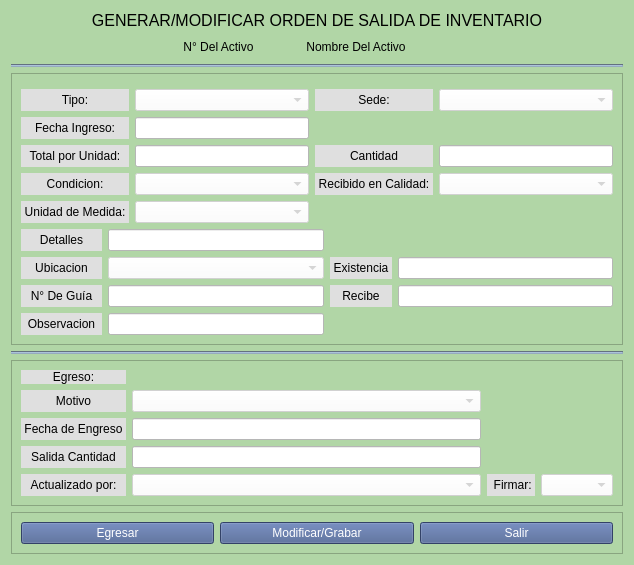
<?xml version="1.0" encoding="UTF-8"?>
<ui version="4.0">
 <class>ContrlSalida</class>
 <widget class="QWidget" name="ContrlSalida">
  <property name="windowModality">
   <enum>Qt::WindowModal</enum>
  </property>
  <property name="geometry">
   <rect>
    <x>0</x>
    <y>0</y>
    <width>634</width>
    <height>535</height>
   </rect>
  </property>
  <property name="sizePolicy">
   <sizepolicy hsizetype="Minimum" vsizetype="Preferred">
    <horstretch>0</horstretch>
    <verstretch>0</verstretch>
   </sizepolicy>
  </property>
  <property name="windowTitle">
   <string>Control de Inventario (Salida)</string>
  </property>
  <property name="windowIcon">
   <iconset resource="../assets/resources.qrc">
    <normaloff>:/logo_ipasme/icons/IPASME-logo-DABC2AE9B1-seeklogo.com.png</normaloff>:/logo_ipasme/icons/IPASME-logo-DABC2AE9B1-seeklogo.com.png</iconset>
  </property>
  <property name="styleSheet">
   <string notr="true">background-color: rgb(177, 214, 166);</string>
  </property>
  <layout class="QVBoxLayout" name="verticalLayout">
   <item>
    <widget class="QLabel" name="ql_CtrlSalida_Titulo">
     <property name="text">
      <string>&lt;html&gt;&lt;head/&gt;&lt;body&gt;&lt;p align=&quot;center&quot;&gt;&lt;span style=&quot; font-size:12pt;&quot;&gt;GENERAR/MODIFICAR ORDEN DE SALIDA DE INVENTARIO&lt;/span&gt;&lt;/p&gt;&lt;/body&gt;&lt;/html&gt;</string>
     </property>
    </widget>
   </item>
   <item>
    <layout class="QGridLayout" name="gridLayout_2">
     <item row="0" column="4">
      <widget class="QLabel" name="ql_CtrlSalida_numeroactivo">
       <property name="text">
        <string>&lt;html&gt;&lt;head/&gt;&lt;body&gt;&lt;p align=&quot;center&quot;&gt;Nombre Del Activo&lt;/p&gt;&lt;/body&gt;&lt;/html&gt;</string>
       </property>
      </widget>
     </item>
     <item row="0" column="2">
      <widget class="QPushButton" name="bttn_CtrlSalida_numeroactivo">
       <property name="cursor">
        <cursorShape>PointingHandCursor</cursorShape>
       </property>
       <property name="styleSheet">
        <string notr="true">QPushButton:hover
{
	border-style: solid;
	
	background-color: rgb(195, 221, 248);
}

QPushButton:pressed
{		
	   	background-color: rgb(165, 188, 211);
}
</string>
       </property>
       <property name="text">
        <string/>
       </property>
       <property name="icon">
        <iconset resource="../assets/resources.qrc">
         <normaloff>:/botones_ipasme/icons/search-icon.png</normaloff>:/botones_ipasme/icons/search-icon.png</iconset>
       </property>
       <property name="iconSize">
        <size>
         <width>16</width>
         <height>16</height>
        </size>
       </property>
       <property name="flat">
        <bool>true</bool>
       </property>
      </widget>
     </item>
     <item row="0" column="5">
      <widget class="QPushButton" name="bttn_CtrlSalida_nombreactivo">
       <property name="cursor">
        <cursorShape>PointingHandCursor</cursorShape>
       </property>
       <property name="styleSheet">
        <string notr="true">QPushButton:hover
{
	border-style: solid;
	
	background-color: rgb(195, 221, 248);
}

QPushButton:pressed
{		
	   	background-color: rgb(165, 188, 211);
}
</string>
       </property>
       <property name="text">
        <string/>
       </property>
       <property name="icon">
        <iconset resource="../assets/resources.qrc">
         <normaloff>:/botones_ipasme/icons/search-icon.png</normaloff>:/botones_ipasme/icons/search-icon.png</iconset>
       </property>
       <property name="iconSize">
        <size>
         <width>16</width>
         <height>16</height>
        </size>
       </property>
       <property name="flat">
        <bool>true</bool>
       </property>
      </widget>
     </item>
     <item row="0" column="1">
      <widget class="QLabel" name="ql_CtrlSalida_nombreactivo">
       <property name="text">
        <string>&lt;html&gt;&lt;head/&gt;&lt;body&gt;&lt;p align=&quot;center&quot;&gt;N° Del Activo&lt;/p&gt;&lt;/body&gt;&lt;/html&gt;</string>
       </property>
      </widget>
     </item>
     <item row="0" column="0">
      <spacer name="horizontalSpacer">
       <property name="orientation">
        <enum>Qt::Horizontal</enum>
       </property>
       <property name="sizeHint" stdset="0">
        <size>
         <width>40</width>
         <height>20</height>
        </size>
       </property>
      </spacer>
     </item>
     <item row="0" column="6">
      <spacer name="horizontalSpacer_3">
       <property name="orientation">
        <enum>Qt::Horizontal</enum>
       </property>
       <property name="sizeHint" stdset="0">
        <size>
         <width>40</width>
         <height>20</height>
        </size>
       </property>
      </spacer>
     </item>
    </layout>
   </item>
   <item>
    <widget class="Line" name="line_2">
     <property name="styleSheet">
      <string notr="true">background-color: rgb(149, 170, 190);</string>
     </property>
     <property name="orientation">
      <enum>Qt::Horizontal</enum>
     </property>
    </widget>
   </item>
   <item>
    <widget class="QFrame" name="BodyFrame">
     <property name="enabled">
      <bool>false</bool>
     </property>
     <property name="frameShape">
      <enum>QFrame::StyledPanel</enum>
     </property>
     <property name="frameShadow">
      <enum>QFrame::Raised</enum>
     </property>
     <layout class="QVBoxLayout" name="verticalLayout_2">
      <item>
       <layout class="QGridLayout" name="gridLayout">
        <item row="1" column="0">
         <widget class="QLabel" name="ql_CtrlSalida_tipo">
          <property name="styleSheet">
           <string notr="true">background-color: rgb(223, 223, 223);
color: rgb(0, 0, 0);</string>
          </property>
          <property name="text">
           <string>&lt;html&gt;&lt;head/&gt;&lt;body&gt;&lt;p align=&quot;center&quot;&gt;Tipo:&lt;/p&gt;&lt;/body&gt;&lt;/html&gt;</string>
          </property>
         </widget>
        </item>
        <item row="1" column="1">
         <widget class="QComboBox" name="cbox_CtrlSalida_tipo">
          <property name="cursor">
           <cursorShape>PointingHandCursor</cursorShape>
          </property>
          <property name="toolTip">
           <string>Seleccione el tipo de Activo</string>
          </property>
          <property name="styleSheet">
           <string notr="true">background-color: rgb(255, 255, 255);</string>
          </property>
          <property name="currentText">
           <string extracomment="Seleccione el tipo de Activo"/>
          </property>
          <property name="placeholderText">
           <string/>
          </property>
         </widget>
        </item>
        <item row="3" column="3">
         <widget class="QLineEdit" name="qlinee_CtrlSalida_cantidad">
          <property name="styleSheet">
           <string notr="true">background-color: rgb(255, 255, 255);</string>
          </property>
         </widget>
        </item>
        <item row="3" column="2">
         <widget class="QLabel" name="ql_CtrlSalida_cantidad">
          <property name="styleSheet">
           <string notr="true">background-color: rgb(223, 223, 223);
color: rgb(0, 0, 0);</string>
          </property>
          <property name="text">
           <string>Cantidad</string>
          </property>
          <property name="alignment">
           <set>Qt::AlignCenter</set>
          </property>
         </widget>
        </item>
        <item row="2" column="1">
         <widget class="QLineEdit" name="qlinee_CtrlSalida_fechaingreso">
          <property name="styleSheet">
           <string notr="true">background-color: rgb(255, 255, 255);</string>
          </property>
         </widget>
        </item>
        <item row="4" column="1">
         <widget class="QComboBox" name="cbox_CtrlSalida_condicion">
          <property name="cursor">
           <cursorShape>PointingHandCursor</cursorShape>
          </property>
          <property name="styleSheet">
           <string notr="true">background-color: rgb(255, 255, 255);</string>
          </property>
         </widget>
        </item>
        <item row="3" column="1">
         <widget class="QLineEdit" name="qlinee_CtrlSalida_totalunidad">
          <property name="styleSheet">
           <string notr="true">background-color: rgb(255, 255, 255);</string>
          </property>
         </widget>
        </item>
        <item row="1" column="3">
         <widget class="QComboBox" name="cbox_CtrlSalida_sede">
          <property name="cursor">
           <cursorShape>PointingHandCursor</cursorShape>
          </property>
          <property name="styleSheet">
           <string notr="true">background-color: rgb(255, 255, 255);</string>
          </property>
         </widget>
        </item>
        <item row="5" column="0">
         <widget class="QLabel" name="ql_CtrlSalida_unidadmedida">
          <property name="styleSheet">
           <string notr="true">background-color: rgb(223, 223, 223);
color: rgb(0, 0, 0);</string>
          </property>
          <property name="text">
           <string> Unidad de Medida: </string>
          </property>
          <property name="alignment">
           <set>Qt::AlignCenter</set>
          </property>
         </widget>
        </item>
        <item row="5" column="1">
         <widget class="QComboBox" name="cbox_CtrlSalida_unidadmedida">
          <property name="cursor">
           <cursorShape>PointingHandCursor</cursorShape>
          </property>
          <property name="styleSheet">
           <string notr="true">background-color: rgb(255, 255, 255);</string>
          </property>
         </widget>
        </item>
        <item row="4" column="3">
         <widget class="QComboBox" name="cbox_CtrlSalida_recibidocalidad">
          <property name="cursor">
           <cursorShape>PointingHandCursor</cursorShape>
          </property>
          <property name="styleSheet">
           <string notr="true">background-color: rgb(255, 255, 255);</string>
          </property>
         </widget>
        </item>
        <item row="2" column="0">
         <widget class="QLabel" name="ql_CtrlSalida_fechaingreso">
          <property name="styleSheet">
           <string notr="true">background-color: rgb(223, 223, 223);
color: rgb(0, 0, 0);</string>
          </property>
          <property name="text">
           <string>Fecha Ingreso:</string>
          </property>
          <property name="alignment">
           <set>Qt::AlignCenter</set>
          </property>
         </widget>
        </item>
        <item row="1" column="2">
         <widget class="QLabel" name="ql_CtrlSalida_sede">
          <property name="styleSheet">
           <string notr="true">background-color: rgb(223, 223, 223);
color: rgb(0, 0, 0);</string>
          </property>
          <property name="text">
           <string>Sede:</string>
          </property>
          <property name="alignment">
           <set>Qt::AlignCenter</set>
          </property>
         </widget>
        </item>
        <item row="3" column="0">
         <widget class="QLabel" name="ql_CtrlSalida_totalunidad">
          <property name="styleSheet">
           <string notr="true">background-color: rgb(223, 223, 223);
color: rgb(0, 0, 0);</string>
          </property>
          <property name="text">
           <string>Total por Unidad:</string>
          </property>
          <property name="alignment">
           <set>Qt::AlignCenter</set>
          </property>
         </widget>
        </item>
        <item row="0" column="0">
         <widget class="QFrame" name="frame_3">
          <property name="frameShape">
           <enum>QFrame::StyledPanel</enum>
          </property>
          <property name="frameShadow">
           <enum>QFrame::Raised</enum>
          </property>
         </widget>
        </item>
        <item row="4" column="0">
         <widget class="QLabel" name="ql_CtrlSalida_condicion">
          <property name="styleSheet">
           <string notr="true">background-color: rgb(223, 223, 223);
color: rgb(0, 0, 0);</string>
          </property>
          <property name="text">
           <string>Condicion:</string>
          </property>
          <property name="alignment">
           <set>Qt::AlignCenter</set>
          </property>
         </widget>
        </item>
        <item row="4" column="2">
         <widget class="QLabel" name="ql_CtrlSalida_recibidocalidad">
          <property name="styleSheet">
           <string notr="true">background-color: rgb(223, 223, 223);
color: rgb(0, 0, 0);</string>
          </property>
          <property name="text">
           <string> Recibido en Calidad: </string>
          </property>
          <property name="alignment">
           <set>Qt::AlignCenter</set>
          </property>
         </widget>
        </item>
       </layout>
      </item>
      <item>
       <layout class="QGridLayout" name="gridLayout_5">
        <item row="8" column="0">
         <widget class="QLabel" name="ql_CtrlSalida_ubicacion_2">
          <property name="styleSheet">
           <string notr="true">background-color: rgb(223, 223, 223);
color: rgb(0, 0, 0);</string>
          </property>
          <property name="text">
           <string>Ubicacion</string>
          </property>
          <property name="alignment">
           <set>Qt::AlignCenter</set>
          </property>
         </widget>
        </item>
        <item row="9" column="3">
         <widget class="QLineEdit" name="qlinee_CtrlSalida_recibe">
          <property name="styleSheet">
           <string notr="true">background-color: rgb(255, 255, 255);</string>
          </property>
         </widget>
        </item>
        <item row="9" column="0">
         <widget class="QLabel" name="ql_CtrlSalida_numguia">
          <property name="styleSheet">
           <string notr="true">background-color: rgb(223, 223, 223);
color: rgb(0, 0, 0);</string>
          </property>
          <property name="text">
           <string> N° De Guía </string>
          </property>
          <property name="alignment">
           <set>Qt::AlignCenter</set>
          </property>
         </widget>
        </item>
        <item row="9" column="2">
         <widget class="QLabel" name="ql_CtrlSalida_recibe">
          <property name="styleSheet">
           <string notr="true">background-color: rgb(223, 223, 223);
color: rgb(0, 0, 0);</string>
          </property>
          <property name="text">
           <string>Recibe</string>
          </property>
          <property name="alignment">
           <set>Qt::AlignCenter</set>
          </property>
         </widget>
        </item>
        <item row="8" column="2">
         <widget class="QLabel" name="ql_CtrlSalida_existencia">
          <property name="styleSheet">
           <string notr="true">background-color: rgb(223, 223, 223);
color: rgb(0, 0, 0);</string>
          </property>
          <property name="text">
           <string> Existencia </string>
          </property>
          <property name="alignment">
           <set>Qt::AlignCenter</set>
          </property>
         </widget>
        </item>
        <item row="8" column="3">
         <widget class="QLineEdit" name="qlinee_CtrlSalida_existencia">
          <property name="styleSheet">
           <string notr="true">background-color: rgb(255, 255, 255);</string>
          </property>
         </widget>
        </item>
        <item row="9" column="1">
         <widget class="QLineEdit" name="qlinee_CtrlSalida_nguia">
          <property name="styleSheet">
           <string notr="true">background-color: rgb(255, 255, 255);</string>
          </property>
         </widget>
        </item>
        <item row="10" column="0">
         <widget class="QLabel" name="ql_CtrlSalida_observacion">
          <property name="styleSheet">
           <string notr="true">background-color: rgb(223, 223, 223);
color: rgb(0, 0, 0);</string>
          </property>
          <property name="text">
           <string>  Observacion  </string>
          </property>
          <property name="alignment">
           <set>Qt::AlignCenter</set>
          </property>
         </widget>
        </item>
        <item row="8" column="1">
         <widget class="QComboBox" name="cbox_CtrlSalida_ubicacion">
          <property name="cursor">
           <cursorShape>PointingHandCursor</cursorShape>
          </property>
          <property name="styleSheet">
           <string notr="true">background-color: rgb(255, 255, 255);</string>
          </property>
         </widget>
        </item>
        <item row="7" column="0">
         <widget class="QLabel" name="ql_CtrlSalida_detalles">
          <property name="styleSheet">
           <string notr="true">background-color: rgb(223, 223, 223);
color: rgb(0, 0, 0);</string>
          </property>
          <property name="text">
           <string>  Detalles  </string>
          </property>
          <property name="alignment">
           <set>Qt::AlignCenter</set>
          </property>
         </widget>
        </item>
        <item row="7" column="1">
         <widget class="QLineEdit" name="lineEdit">
          <property name="styleSheet">
           <string notr="true">background-color: rgb(255, 255, 255);</string>
          </property>
         </widget>
        </item>
        <item row="10" column="1">
         <widget class="QLineEdit" name="lineEdit_2">
          <property name="styleSheet">
           <string notr="true">background-color: rgb(255, 255, 255);</string>
          </property>
         </widget>
        </item>
       </layout>
      </item>
     </layout>
    </widget>
   </item>
   <item>
    <widget class="Line" name="line">
     <property name="styleSheet">
      <string notr="true">background-color: rgb(149, 170, 190);</string>
     </property>
     <property name="orientation">
      <enum>Qt::Horizontal</enum>
     </property>
    </widget>
   </item>
   <item>
    <widget class="QFrame" name="FooterFrame">
     <property name="enabled">
      <bool>false</bool>
     </property>
     <property name="frameShape">
      <enum>QFrame::StyledPanel</enum>
     </property>
     <property name="frameShadow">
      <enum>QFrame::Raised</enum>
     </property>
     <layout class="QHBoxLayout" name="horizontalLayout">
      <item>
       <layout class="QGridLayout" name="gridLayout_3">
        <item row="4" column="3">
         <widget class="QComboBox" name="cbox_CtrlSalida_firma">
          <property name="cursor">
           <cursorShape>PointingHandCursor</cursorShape>
          </property>
          <property name="styleSheet">
           <string notr="true">background-color: rgb(255, 255, 255);</string>
          </property>
         </widget>
        </item>
        <item row="1" column="0">
         <widget class="QLabel" name="ql_CtrlSalida_motivo">
          <property name="styleSheet">
           <string notr="true">background-color: rgb(223, 223, 223);
color: rgb(0, 0, 0);</string>
          </property>
          <property name="text">
           <string>Motivo</string>
          </property>
          <property name="alignment">
           <set>Qt::AlignCenter</set>
          </property>
         </widget>
        </item>
        <item row="1" column="1">
         <widget class="QComboBox" name="cbox_CtrlSalida_motivo">
          <property name="cursor">
           <cursorShape>PointingHandCursor</cursorShape>
          </property>
          <property name="styleSheet">
           <string notr="true">background-color: rgb(255, 255, 255);</string>
          </property>
         </widget>
        </item>
        <item row="2" column="1">
         <widget class="QLineEdit" name="qlinee_CtrlSalida_fechaegreso">
          <property name="styleSheet">
           <string notr="true">background-color: rgb(255, 255, 255);</string>
          </property>
         </widget>
        </item>
        <item row="2" column="0">
         <widget class="QLabel" name="ql_CtrlSalida_fechaegreso">
          <property name="styleSheet">
           <string notr="true">background-color: rgb(223, 223, 223);
color: rgb(0, 0, 0);</string>
          </property>
          <property name="text">
           <string> Fecha de Engreso </string>
          </property>
          <property name="alignment">
           <set>Qt::AlignCenter</set>
          </property>
         </widget>
        </item>
        <item row="4" column="2">
         <widget class="QLabel" name="ql_CtrlSalida_firmar">
          <property name="styleSheet">
           <string notr="true">background-color: rgb(223, 223, 223);
color: rgb(0, 0, 0);</string>
          </property>
          <property name="text">
           <string>  Firmar: </string>
          </property>
          <property name="alignment">
           <set>Qt::AlignCenter</set>
          </property>
         </widget>
        </item>
        <item row="4" column="0">
         <widget class="QLabel" name="ql_CtrlSalida_actualizadopor">
          <property name="styleSheet">
           <string notr="true">background-color: rgb(223, 223, 223);
color: rgb(0, 0, 0);</string>
          </property>
          <property name="text">
           <string>Actualizado por:</string>
          </property>
          <property name="alignment">
           <set>Qt::AlignCenter</set>
          </property>
         </widget>
        </item>
        <item row="0" column="0">
         <widget class="QLabel" name="ql_CtrlSalida_egreso">
          <property name="styleSheet">
           <string notr="true">background-color: rgb(223, 223, 223);
color: rgb(0, 0, 0);</string>
          </property>
          <property name="text">
           <string>Egreso:</string>
          </property>
          <property name="alignment">
           <set>Qt::AlignCenter</set>
          </property>
         </widget>
        </item>
        <item row="3" column="1">
         <widget class="QLineEdit" name="qlinee_CtrlSalida_salidacantidad">
          <property name="styleSheet">
           <string notr="true">background-color: rgb(255, 255, 255);</string>
          </property>
         </widget>
        </item>
        <item row="3" column="0">
         <widget class="QLabel" name="ql_CtrlSalida_salidacantidad">
          <property name="styleSheet">
           <string notr="true">background-color: rgb(223, 223, 223);
color: rgb(0, 0, 0);</string>
          </property>
          <property name="text">
           <string>Salida Cantidad</string>
          </property>
          <property name="alignment">
           <set>Qt::AlignCenter</set>
          </property>
         </widget>
        </item>
        <item row="4" column="1">
         <widget class="QComboBox" name="cbox_CtrlSalida_actualizadopor">
          <property name="cursor">
           <cursorShape>PointingHandCursor</cursorShape>
          </property>
          <property name="styleSheet">
           <string notr="true">background-color: rgb(255, 255, 255);</string>
          </property>
         </widget>
        </item>
       </layout>
      </item>
     </layout>
    </widget>
   </item>
   <item>
    <widget class="QFrame" name="ButtonFrame">
     <property name="frameShape">
      <enum>QFrame::StyledPanel</enum>
     </property>
     <property name="frameShadow">
      <enum>QFrame::Raised</enum>
     </property>
     <layout class="QHBoxLayout" name="horizontalLayout_4">
      <item>
       <widget class="QPushButton" name="pushButton">
        <property name="cursor">
         <cursorShape>PointingHandCursor</cursorShape>
        </property>
        <property name="styleSheet">
         <string notr="true">QPushButton{
	color:rgb(255, 255, 255);
	background-color: rgb(71, 93, 144);
}
QPushButton:hover
{
	border-style: solid;
	background-color: rgb(89, 118, 181);
}

QPushButton:pressed
{		
	background-color: rgb(62, 82, 125);
}</string>
        </property>
        <property name="text">
         <string>Egresar</string>
        </property>
       </widget>
      </item>
      <item>
       <widget class="QPushButton" name="pushButton_2">
        <property name="cursor">
         <cursorShape>PointingHandCursor</cursorShape>
        </property>
        <property name="styleSheet">
         <string notr="true">QPushButton{
	color:rgb(255, 255, 255);
	background-color: rgb(71, 93, 144);
}
QPushButton:hover
{
	border-style: solid;
	background-color: rgb(89, 118, 181);
}

QPushButton:pressed
{		
	background-color: rgb(62, 82, 125);
}</string>
        </property>
        <property name="text">
         <string>Modificar/Grabar</string>
        </property>
       </widget>
      </item>
      <item>
       <widget class="QPushButton" name="pushButton_3">
        <property name="cursor">
         <cursorShape>PointingHandCursor</cursorShape>
        </property>
        <property name="styleSheet">
         <string notr="true">QPushButton{
	color:rgb(255, 255, 255);
	background-color: rgb(71, 93, 144);
}
QPushButton:hover
{
	border-style: solid;
	background-color: rgb(89, 118, 181);
}

QPushButton:pressed
{		
	background-color: rgb(62, 82, 125);
}</string>
        </property>
        <property name="text">
         <string>Salir</string>
        </property>
        <property name="flat">
         <bool>false</bool>
        </property>
       </widget>
      </item>
     </layout>
    </widget>
   </item>
  </layout>
 </widget>
 <tabstops>
  <tabstop>bttn_CtrlSalida_numeroactivo</tabstop>
  <tabstop>bttn_CtrlSalida_nombreactivo</tabstop>
  <tabstop>cbox_CtrlSalida_tipo</tabstop>
  <tabstop>cbox_CtrlSalida_sede</tabstop>
  <tabstop>qlinee_CtrlSalida_fechaingreso</tabstop>
  <tabstop>qlinee_CtrlSalida_totalunidad</tabstop>
  <tabstop>qlinee_CtrlSalida_cantidad</tabstop>
  <tabstop>cbox_CtrlSalida_condicion</tabstop>
  <tabstop>cbox_CtrlSalida_recibidocalidad</tabstop>
  <tabstop>cbox_CtrlSalida_unidadmedida</tabstop>
  <tabstop>cbox_CtrlSalida_ubicacion</tabstop>
  <tabstop>qlinee_CtrlSalida_existencia</tabstop>
  <tabstop>qlinee_CtrlSalida_nguia</tabstop>
  <tabstop>qlinee_CtrlSalida_recibe</tabstop>
  <tabstop>cbox_CtrlSalida_motivo</tabstop>
  <tabstop>qlinee_CtrlSalida_fechaegreso</tabstop>
  <tabstop>qlinee_CtrlSalida_salidacantidad</tabstop>
  <tabstop>cbox_CtrlSalida_actualizadopor</tabstop>
  <tabstop>cbox_CtrlSalida_firma</tabstop>
  <tabstop>pushButton</tabstop>
  <tabstop>pushButton_2</tabstop>
  <tabstop>pushButton_3</tabstop>
 </tabstops>
 <resources>
  <include location="../assets/resources.qrc"/>
 </resources>
 <connections>
  <connection>
   <sender>pushButton_3</sender>
   <signal>clicked()</signal>
   <receiver>ContrlSalida</receiver>
   <slot>close()</slot>
   <hints>
    <hint type="sourcelabel">
     <x>616</x>
     <y>647</y>
    </hint>
    <hint type="destinationlabel">
     <x>646</x>
     <y>541</y>
    </hint>
   </hints>
  </connection>
 </connections>
</ui>
